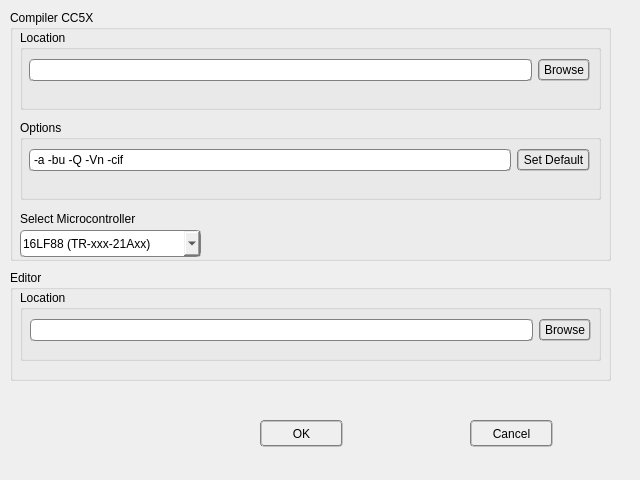
<?xml version="1.0" encoding="UTF-8"?>
<ui version="4.0">
 <class>setup_dialog</class>
 <widget class="QDialog" name="setup_dialog">
  <property name="geometry">
   <rect>
    <x>0</x>
    <y>0</y>
    <width>640</width>
    <height>480</height>
   </rect>
  </property>
  <property name="minimumSize">
   <size>
    <width>640</width>
    <height>480</height>
   </size>
  </property>
  <property name="maximumSize">
   <size>
    <width>640</width>
    <height>480</height>
   </size>
  </property>
  <property name="windowTitle">
   <string>Dialog</string>
  </property>
  <property name="styleSheet">
   <string notr="true">QComboBox,
QLineEdit,
QProgressBar,
QTabWidget,
QTextEdit,
QPlainTextEdit {	
	border: 1px groove gray;
	border-radius: 4px;
	padding: 2px 2px;
}

QPushButton {
	border-style: outset;
	border-width: 16px;
	border: 2px groove gray;
	border-radius: 4px;
	padding: 2px 4px;
}

QPushButton:pressed {
	border-style: inset;
}</string>
  </property>
  <widget class="QGroupBox" name="groupBox">
   <property name="geometry">
    <rect>
     <x>10</x>
     <y>10</y>
     <width>601</width>
     <height>251</height>
    </rect>
   </property>
   <property name="title">
    <string>Compiler CC5X</string>
   </property>
   <widget class="QGroupBox" name="groupBox_2">
    <property name="geometry">
     <rect>
      <x>10</x>
      <y>20</y>
      <width>581</width>
      <height>80</height>
     </rect>
    </property>
    <property name="title">
     <string>Location</string>
    </property>
    <widget class="QWidget" name="horizontalLayoutWidget">
     <property name="geometry">
      <rect>
       <x>9</x>
       <y>10</y>
       <width>561</width>
       <height>61</height>
      </rect>
     </property>
     <layout class="QHBoxLayout" name="horizontalLayout">
      <item>
       <widget class="QLineEdit" name="CompilerLocationEdit"/>
      </item>
      <item>
       <widget class="QPushButton" name="CompilerBrowseButton">
        <property name="text">
         <string>Browse</string>
        </property>
       </widget>
      </item>
     </layout>
    </widget>
   </widget>
   <widget class="QGroupBox" name="groupBox_3">
    <property name="geometry">
     <rect>
      <x>10</x>
      <y>110</y>
      <width>581</width>
      <height>80</height>
     </rect>
    </property>
    <property name="title">
     <string>Options</string>
    </property>
    <widget class="QWidget" name="horizontalLayoutWidget_2">
     <property name="geometry">
      <rect>
       <x>9</x>
       <y>10</y>
       <width>561</width>
       <height>61</height>
      </rect>
     </property>
     <layout class="QHBoxLayout" name="horizontalLayout_2">
      <item>
       <widget class="QLineEdit" name="OptionsEdit">
        <property name="text">
         <string>-a -bu -Q -Vn -cif</string>
        </property>
       </widget>
      </item>
      <item>
       <widget class="QPushButton" name="SetDefaultButton">
        <property name="text">
         <string>Set Default</string>
        </property>
       </widget>
      </item>
     </layout>
    </widget>
   </widget>
   <widget class="QLabel" name="label">
    <property name="geometry">
     <rect>
      <x>10</x>
      <y>200</y>
      <width>151</width>
      <height>17</height>
     </rect>
    </property>
    <property name="text">
     <string>Select Microcontroller</string>
    </property>
   </widget>
   <widget class="QComboBox" name="SelectMicroBox">
    <property name="geometry">
     <rect>
      <x>10</x>
      <y>220</y>
      <width>181</width>
      <height>27</height>
     </rect>
    </property>
    <item>
     <property name="text">
      <string>16LF88 (TR-xxx-21Axx)</string>
     </property>
    </item>
    <item>
     <property name="text">
      <string>16LF886 (TR-xxx-31Axx)</string>
     </property>
    </item>
   </widget>
  </widget>
  <widget class="QGroupBox" name="groupBox_4">
   <property name="geometry">
    <rect>
     <x>10</x>
     <y>270</y>
     <width>601</width>
     <height>111</height>
    </rect>
   </property>
   <property name="title">
    <string>Editor</string>
   </property>
   <widget class="QGroupBox" name="groupBox_5">
    <property name="geometry">
     <rect>
      <x>10</x>
      <y>20</y>
      <width>581</width>
      <height>71</height>
     </rect>
    </property>
    <property name="title">
     <string>Location</string>
    </property>
    <widget class="QWidget" name="horizontalLayoutWidget_3">
     <property name="geometry">
      <rect>
       <x>10</x>
       <y>20</y>
       <width>561</width>
       <height>41</height>
      </rect>
     </property>
     <layout class="QHBoxLayout" name="horizontalLayout_3">
      <item>
       <widget class="QLineEdit" name="EditorLocationEdit"/>
      </item>
      <item>
       <widget class="QPushButton" name="EditorBrowseButton">
        <property name="text">
         <string>Browse</string>
        </property>
       </widget>
      </item>
     </layout>
    </widget>
   </widget>
   <zorder>groupBox_5</zorder>
   <zorder>groupBox</zorder>
  </widget>
  <widget class="QPushButton" name="SetupOkButton">
   <property name="geometry">
    <rect>
     <x>260</x>
     <y>420</y>
     <width>83</width>
     <height>27</height>
    </rect>
   </property>
   <property name="text">
    <string>OK</string>
   </property>
  </widget>
  <widget class="QPushButton" name="SetupCancelButton">
   <property name="geometry">
    <rect>
     <x>470</x>
     <y>420</y>
     <width>83</width>
     <height>27</height>
    </rect>
   </property>
   <property name="text">
    <string>Cancel</string>
   </property>
  </widget>
 </widget>
 <resources/>
 <connections/>
</ui>
